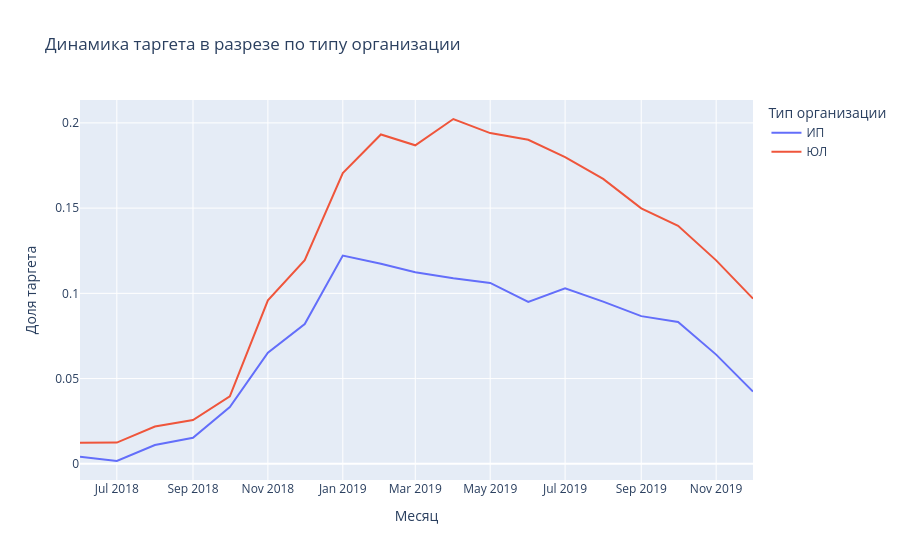

Notebook source saved alongside this figure:
### Code cell
# нарисуем динамику таргета в разрезе по типу организации
# Группируем данные по месяцу и типу организации как долю от числа заявок по типу организации

# посчитаем долю таргета по типу организации
applications['Month'] = applications['Дата заявки'].dt.to_period('M')

data_grouped = applications.groupby(['Month', 'Тип организации']).agg(
    total=('target', 'size'),
    target_ratio=('target', 'mean')
).reset_index()

data_grouped['Month'] = data_grouped['Month'].astype(str)

# построим график
fig = px.line(
    data_grouped,
    x='Month',
    y='target_ratio',
    color='Тип организации',
    title='Динамика таргета в разрезе по типу организации',
    labels={'Month': 'Месяц', 'target_ratio': 'Доля таргета', 'Тип организации': 'Тип организации'}
)

fig.update_layout(xaxis_title='Месяц', yaxis_title='Доля таргета')
fig.show()

### Figure 1 — Plotly figure (JSON) as saved in the notebook; plotly's stock layout.template omitted (floating-point values rounded to 4 significant figures)
{"data": [{"hovertemplate": "Тип организации=ИП<br>Месяц=%{x}<br>Доля таргета=%{y}<extra></extra>", "legendgroup": "ИП", "line": {"color": "#636efa", "dash": "solid"}, "marker": {"symbol": "circle"}, "mode": "lines", "name": "ИП", "orientation": "v", "showlegend": true, "type": "scatter", "x": ["2018-06", "2018-07", "2018-08", "2018-09", "2018-10", "2018-11", "2018-12", "2019-01", "2019-02", "2019-03", "2019-04", "2019-05", "2019-06", "2019-07", "2019-08", "2019-09", "2019-10", "2019-11", "2019-12"], "xaxis": "x", "y": [0.004204, 0.001657, 0.011, 0.01527, 0.03327, 0.06523, 0.08204, 0.1221, 0.1173, 0.1123, 0.1089, 0.1061, 0.09502, 0.103, 0.09516, 0.08664, 0.08316, 0.06407, 0.0424], "yaxis": "y"}, {"hovertemplate": "Тип организации=ЮЛ<br>Месяц=%{x}<br>Доля таргета=%{y}<extra></extra>", "legendgroup": "ЮЛ", "line": {"color": "#EF553B", "dash": "solid"}, "marker": {"symbol": "circle"}, "mode": "lines", "name": "ЮЛ", "orientation": "v", "showlegend": true, "type": "scatter", "x": ["2018-06", "2018-07", "2018-08", "2018-09", "2018-10", "2018-11", "2018-12", "2019-01", "2019-02", "2019-03", "2019-04", "2019-05", "2019-06", "2019-07", "2019-08", "2019-09", "2019-10", "2019-11", "2019-12"], "xaxis": "x", "y": [0.01233, 0.01244, 0.02188, 0.02571, 0.03959, 0.09593, 0.1194, 0.1706, 0.1932, 0.1869, 0.2023, 0.194, 0.1901, 0.1799, 0.1672, 0.1498, 0.1396, 0.1194, 0.09689], "yaxis": "y"}], "layout": {"legend": {"title": {"text": "Тип организации"}, "tracegroupgap": 0}, "title": {"text": "Динамика таргета в разрезе по типу организации"}, "xaxis": {"anchor": "y", "domain": [0, 1], "title": {"text": "Месяц"}}, "yaxis": {"anchor": "x", "domain": [0, 1], "title": {"text": "Доля таргета"}}}}
